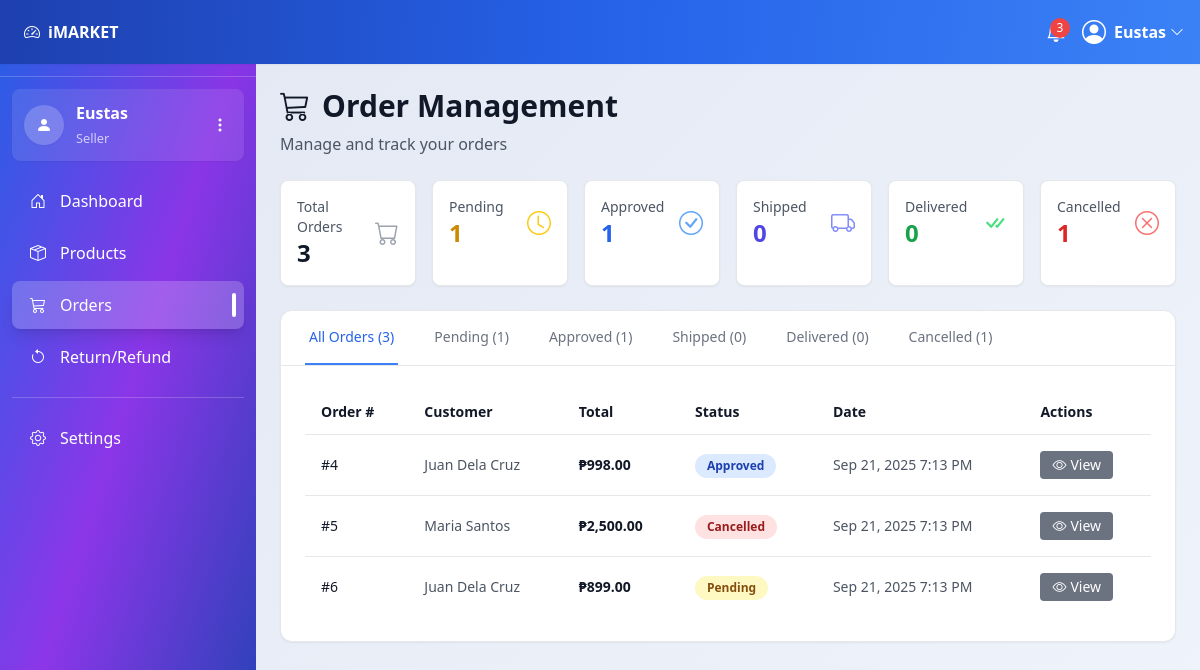
Screenshot of /orders.php (signed in) with the database file from the repository.
### tables this page shows
CREATE TABLE `orders` (
  `id` int(10) UNSIGNED NOT NULL,
  `customer_id` int(10) UNSIGNED NOT NULL,
  `seller_id` int(10) UNSIGNED NOT NULL,
  `product_id` int(10) UNSIGNED NOT NULL,
  `quantity` int(11) NOT NULL DEFAULT 1,
  `total_price` decimal(10,2) NOT NULL,
  `status` enum('pending','approved','shipped','delivered','cancelled') DEFAULT 'pending',
  `created_at` datetime DEFAULT current_timestamp(),
  `cancellation_reason` text DEFAULT NULL
);

### orders.php (the view, shortened to what this page needs)
<?php
$seller_id = $_SESSION['seller_id'] ?? $_SESSION['id'] ?? $_SESSION['user_id'] ?? null;
function getDBConnection() {
    $db_host = "localhost";
    $db_port = "3307";
    $db_user = "root";
    $db_pass = "";
    $db_name = "core2_test";
    try {
        $pdo = new PDO("mysql:host=$db_host;port=$db_port;dbname=$db_name", $db_user, $db_pass);
        $pdo->setAttribute(PDO::ATTR_ERRMODE, PDO::ERRMODE_EXCEPTION);
        return $pdo;
    } catch(PDOException $e) {
        die("Database connection failed: " . $e->getMessage());
    }
}
$pdo = getDBConnection();
$orders = [];
try {
    $stmt = $pdo->prepare("
        SELECT o.*,
               CONCAT(c.first_name, ' ', c.last_name) as customer_name,
               c.email as customer_email,
               c.phone as customer_phone,
               CONCAT(c.address_line1, ', ', c.city, ', ', c.province) as customer_address,
               p.name as product_name,
               p.price as product_price
        FROM orders o
        LEFT JOIN customers c ON o.customer_id = c.id
        LEFT JOIN products p ON o.product_id = p.id
        WHERE o.seller_id = ?
        ORDER BY o.created_at DESC
    ");
    $stmt->execute([$seller_id]);
    $orders = $stmt->fetchAll(PDO::FETCH_ASSOC);
} catch(PDOException $e) {
    try {
        $stmt = $pdo->prepare("
            SELECT o.*,
                   CASE
                       WHEN c.first_name IS NOT NULL THEN CONCAT(c.first_name, ' ', COALESCE(c.last_name, ''))
                       ELSE CONCAT('Customer ', o.customer_id)
                   END as customer_name,
                   c.email as customer_email,
                   c.phone as customer_phone,
                   CONCAT(COALESCE(c.address_line1, ''), ', ', COALESCE(c.city, ''), ', ', COALESCE(c.province, '')) as customer_address,
                   p.name as product_name,
                   p.price as product_price
            FROM orders o
            LEFT JOIN customers c ON o.customer_id = c.id
            LEFT JOIN products p ON o.product_id = p.id
            WHERE o.seller_id = ?
            ORDER BY o.created_at DESC
        ");
        $stmt->execute([$seller_id]);
        $orders = $stmt->fetchAll(PDO::FETCH_ASSOC);
    } catch(PDOException $e2) {
        try {
            $stmt = $pdo->prepare("SELECT * FROM orders WHERE seller_id = ? ORDER BY created_at DESC");
            $stmt->execute([$seller_id]);
            $orders = $stmt->fetchAll(PDO::FETCH_ASSOC);
            foreach($orders as &$order) {
                $order['customer_name'] = 'Customer ' . $order['customer_id'];
                $order['customer_email'] = 'N/A';
                $order['customer_phone'] = 'N/A';
                $order['customer_address'] = 'N/A';
                $order['product_name'] = 'Product ' . ($order['product_id'] ?? 'N/A');
                $order['product_price'] = $order['total_price'] ?? 0;
            }
        } catch(PDOException $e3) {
            $error = "Query error: " . $e3->getMessage();
        }
    }
}
function getStatusColor($status) {
    switch($status) {
        case 'pending': return 'bg-yellow-100 text-yellow-800';
        case 'approved': return 'bg-blue-100 text-blue-800';
        case 'cancelled': return 'bg-red-100 text-red-800';
    }
}
function filterOrdersByStatus($orders, $status) {
    return array_filter($orders, function($order) use ($status) {
        return $order['status'] === $status;
    });
}
$all_orders = $orders;
$pending_orders = filterOrdersByStatus($orders, 'pending');
$approved_orders = filterOrdersByStatus($orders, 'approved');
$shipped_orders = filterOrdersByStatus($orders, 'shipped');
$delivered_orders = filterOrdersByStatus($orders, 'delivered');
$cancelled_orders = filterOrdersByStatus($orders, 'cancelled');
?>
<!DOCTYPE html>
<html lang="en">
<head>
    <script src="https://cdn.tailwindcss.com"></script>
    <link rel="stylesheet" href="https://cdn.jsdelivr.net/npm/bootstrap-icons@1.11.1/font/bootstrap-icons.css">
</head>
<body class="bg-gray-50">
    <?php include 'includes/navbar.php'; ?>
    <?php include 'includes/sidebar.php'; ?>
    <main class="ml-64 mt-16 p-6">
        <div class="container mx-auto">
            <div class="mb-6">
                <h1 class="text-3xl font-bold text-gray-900 flex items-center">
                    <i class="bi bi-cart3 mr-3"></i>
                    Order Management
                </h1>
                <p class="text-gray-600 mt-2">Manage and track your orders</p>
            </div>
            <div class="grid grid-cols-1 md:grid-cols-2 lg:grid-cols-6 gap-4 mb-6">
                <div class="bg-white rounded-lg p-4 shadow-sm border border-gray-200">
                    <div class="flex items-center">
                        <div class="flex-1">
                            <p class="text-sm text-gray-600">Total Orders</p>
                            <p class="text-2xl font-bold text-gray-900"><?= count($all_orders) ?></p>
                        </div>
                        <i class="bi bi-cart text-gray-400 text-2xl"></i>
                    </div>
                </div>
                <div class="bg-white rounded-lg p-4 shadow-sm border border-gray-200">
                    <div class="flex items-center">
                        <div class="flex-1">
                            <p class="text-sm text-gray-600">Pending</p>
                            <p class="text-2xl font-bold text-yellow-600"><?= count($pending_orders) ?></p>
                        </div>
                        <i class="bi bi-clock text-yellow-400 text-2xl"></i>
                    </div>
                </div>
                <div class="bg-white rounded-lg p-4 shadow-sm border border-gray-200">
                    <div class="flex items-center">
                        <div class="flex-1">
                            <p class="text-sm text-gray-600">Approved</p>
                            <p class="text-2xl font-bold text-blue-600"><?= count($approved_orders) ?></p>
                        </div>
                        <i class="bi bi-check-circle text-blue-400 text-2xl"></i>
                    </div>
                </div>
                <div class="bg-white rounded-lg p-4 shadow-sm border border-gray-200">
                    <div class="flex items-center">
                        <div class="flex-1">
                            <p class="text-sm text-gray-600">Shipped</p>
                            <p class="text-2xl font-bold text-indigo-600"><?= count($shipped_orders) ?></p>
                        </div>
                        <i class="bi bi-truck text-indigo-400 text-2xl"></i>
                    </div>
                </div>
                <div class="bg-white rounded-lg p-4 shadow-sm border border-gray-200">
                    <div class="flex items-center">
                        <div class="flex-1">
                            <p class="text-sm text-gray-600">Delivered</p>
                            <p class="text-2xl font-bold text-green-600"><?= count($delivered_orders) ?></p>
                        </div>
                        <i class="bi bi-check-all text-green-400 text-2xl"></i>
                    </div>
                </div>
                <div class="bg-white rounded-lg p-4 shadow-sm border border-gray-200">
                    <div class="flex items-center">
                        <div class="flex-1">
                            <p class="text-sm text-gray-600">Cancelled</p>
                            <p class="text-2xl font-bold text-red-600"><?= count($cancelled_orders) ?></p>
                        </div>
                        <i class="bi bi-x-circle text-red-400 text-2xl"></i>
                    </div>
                </div>
            </div>
            <div class="bg-white rounded-xl shadow-sm border border-gray-200">
                <div class="border-b border-gray-200">
                    <nav class="flex space-x-8 px-6">
                        <button onclick="switchTab('all')" class="tab-button py-4 px-1 border-b-2 font-medium text-sm whitespace-nowrap border-blue-500 text-blue-600" data-tab="all">
                            All Orders (<?= count($all_orders) ?>)
                        </button>
                        <button onclick="switchTab('pending')" class="tab-button py-4 px-1 border-b-2 border-transparent font-medium text-sm text-gray-500 hover:text-gray-700 hover:border-gray-300 whitespace-nowrap" data-tab="pending">
                            Pending (<?= count($pending_orders) ?>)
                        </button>
                        <button onclick="switchTab('approved')" class="tab-button py-4 px-1 border-b-2 border-transparent font-medium text-sm text-gray-500 hover:text-gray-700 hover:border-gray-300 whitespace-nowrap" data-tab="approved">
                            Approved (<?= count($approved_orders) ?>)
                        </button>
                        <button onclick="switchTab('shipped')" class="tab-button py-4 px-1 border-b-2 border-transparent font-medium text-sm text-gray-500 hover:text-gray-700 hover:border-gray-300 whitespace-nowrap" data-tab="shipped">
                            Shipped (<?= count($shipped_orders) ?>)
                        </button>
                        <button onclick="switchTab('delivered')" class="tab-button py-4 px-1 border-b-2 border-transparent font-medium text-sm text-gray-500 hover:text-gray-700 hover:border-gray-300 whitespace-nowrap" data-tab="delivered">
                            Delivered (<?= count($delivered_orders) ?>)
                        </button>
                        <button onclick="switchTab('cancelled')" class="tab-button py-4 px-1 border-b-2 border-transparent font-medium text-sm text-gray-500 hover:text-gray-700 hover:border-gray-300 whitespace-nowrap" data-tab="cancelled">
                            Cancelled (<?= count($cancelled_orders) ?>)
                        </button>
                    </nav>
                </div>
                <?php
                $tabs = [
                    'all' => $all_orders,
                    'pending' => $pending_orders,
                    'approved' => $approved_orders,
                    'shipped' => $shipped_orders,
                    'delivered' => $delivered_orders,
                    'cancelled' => $cancelled_orders
                ];
                foreach ($tabs as $tab_name => $tab_orders): ?>
                    <div id="<?= $tab_name ?>-content" class="tab-content <?= $tab_name === 'all' ? 'active' : '' ?> p-6">
                        <?php if(empty($tab_orders)): ?>
                            <div class="text-center py-12">
                                <i class="bi bi-inbox text-6xl text-gray-300 mb-4 block"></i>
                                <h3 class="text-xl font-medium text-gray-900 mb-2">No Orders Found</h3>
                                <p class="text-gray-600">No <?= $tab_name === 'all' ? '' : $tab_name ?> orders found.</p>
                            </div>
                        <?php else: ?>
                            <div class="overflow-x-auto">
                                <table class="w-full">
                                    <thead>
                                        <tr class="border-b border-gray-200">
                                            <th class="px-4 py-3 text-left text-sm font-semibold text-gray-900">Order #</th>
                                            <th class="px-4 py-3 text-left text-sm font-semibold text-gray-900">Customer</th>
                                            <th class="px-4 py-3 text-left text-sm font-semibold text-gray-900">Total</th>
                                            <th class="px-4 py-3 text-left text-sm font-semibold text-gray-900">Status</th>
                                            <th class="px-4 py-3 text-left text-sm font-semibold text-gray-900">Date</th>
                                            <th class="px-4 py-3 text-left text-sm font-semibold text-gray-900">Actions</th>
                                        </tr>
                                    </thead>
                                    <tbody class="divide-y divide-gray-200">
                                    <?php foreach($tab_orders as $order): ?>
                                        <tr class="hover:bg-gray-50 transition-colors">
                                            <td class="px-4 py-4 text-sm font-medium text-gray-900">
                                                #<?= htmlspecialchars($order['id']) ?>
                                            </td>
                                            <td class="px-4 py-4 text-sm text-gray-600">
                                                <?= htmlspecialchars($order['customer_name'] ?? $order['customer_id']) ?>
                                            </td>
                                            <td class="px-4 py-4 text-sm font-semibold text-gray-900">
                                                ₱<?= number_format($order['total_price'] ?? $order['price'] ?? 0, 2) ?>
                                            </td>
                                            <td class="px-4 py-4">
                                                <span class="inline-flex px-3 py-1 text-xs font-semibold rounded-full <?= getStatusColor($order['status']) ?>">
                                                    <?= htmlspecialchars(ucfirst(str_replace('_', ' ', $order['status']))) ?>
                                                </span>
                                            </td>
                                            <td class="px-4 py-4 text-sm text-gray-600">
                                                <?= date('M j, Y g:i A', strtotime($order['created_at'])) ?>
                                            </td>
                                            <td class="px-4 py-4">
                                                <div class="flex space-x-2">
                                                    <button onclick="viewOrderDetails(<?= htmlspecialchars(json_encode($order)) ?>)" class="btn-action bg-gray-500 hover:bg-gray-600 text-white px-3 py-1 rounded text-sm font-medium">
                                                        <i class="bi bi-eye mr-1"></i>View
                                                    </button>
                                                </div>
                                            </td>
                                        </tr>
                                    <?php endforeach; ?>
                                    </tbody>
                                </table>
                            </div>
                        <?php endif; ?>
                    </div>
                <?php endforeach; ?>
            </div>
        </div>
    </main>
</body>
</html>

### rows the page displays
orders: id "4", customer_name "Juan Dela Cruz", total_price "998.00", status "Approved", created_at "Sep 21, 2025 7:13 PM"
orders: id "5", customer_name "Maria Santos", total_price "2,500.00", status "Cancelled", created_at "Sep 21, 2025 7:13 PM"
orders: id "6", customer_name "Juan Dela Cruz", total_price "899.00", status "Pending", created_at "Sep 21, 2025 7:13 PM"

### other values shown
$_SESSION['name'] "Eustas"
count($all_orders) "3"
count($pending_orders) "1"
count($approved_orders) "1"
count($shipped_orders) "0"
count($delivered_orders) "0"
count($cancelled_orders) "1"
